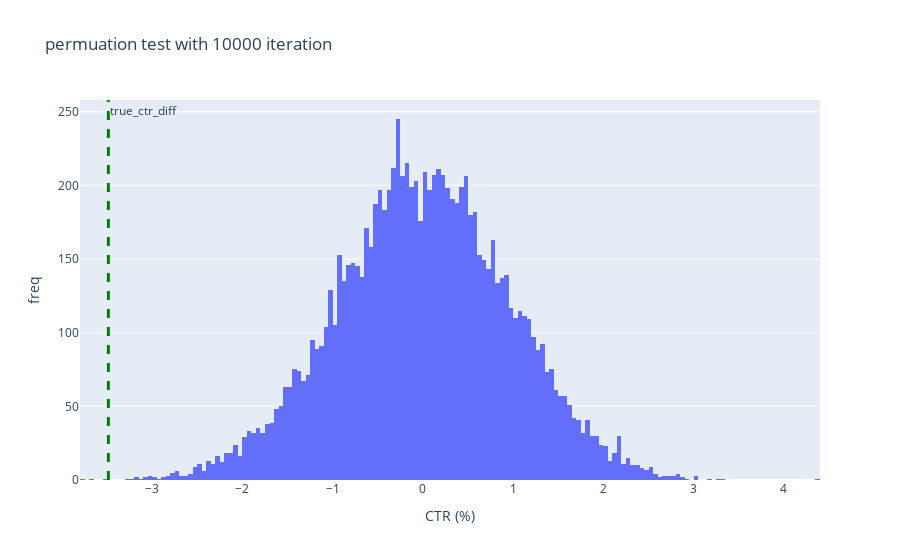

Source (notebook cell):
### Code cell
fig = go.Figure()

fig.add_trace(
    go.Histogram(
        x=ctr_diff_list
    )
)

fig.add_vline(x=true_ctr_diff, line_width=3, line_dash="dash", line_color="green",
             annotation_text="true_ctr_diff")

fig.update_layout(
    title = f"permuation test with {r} iteration",
    xaxis_title="CTR (%)",
    yaxis_title="freq"
)

fig.show()

### Figure 1 — Plotly figure (JSON) as saved in the notebook; plotly's stock layout.template omitted (floating-point values rounded to 4 significant figures; data arrays with more than 128 entries replaced by an {"elided": "..."} marker saying what was removed)
{"data": [{"type": "histogram", "x": {"elided": "10000 float values"}}], "layout": {"annotations": [{"showarrow": false, "text": "true_ctr_diff", "x": -3.486, "xanchor": "left", "xref": "x", "y": 1, "yanchor": "top", "yref": "y domain"}], "shapes": [{"line": {"color": "green", "dash": "dash", "width": 3}, "type": "line", "x0": -3.486, "x1": -3.486, "xref": "x", "y0": 0, "y1": 1, "yref": "y domain"}], "title": {"text": "permuation test with 10000 iteration"}, "xaxis": {"title": {"text": "CTR (%)"}}, "yaxis": {"title": {"text": "freq"}}}}
